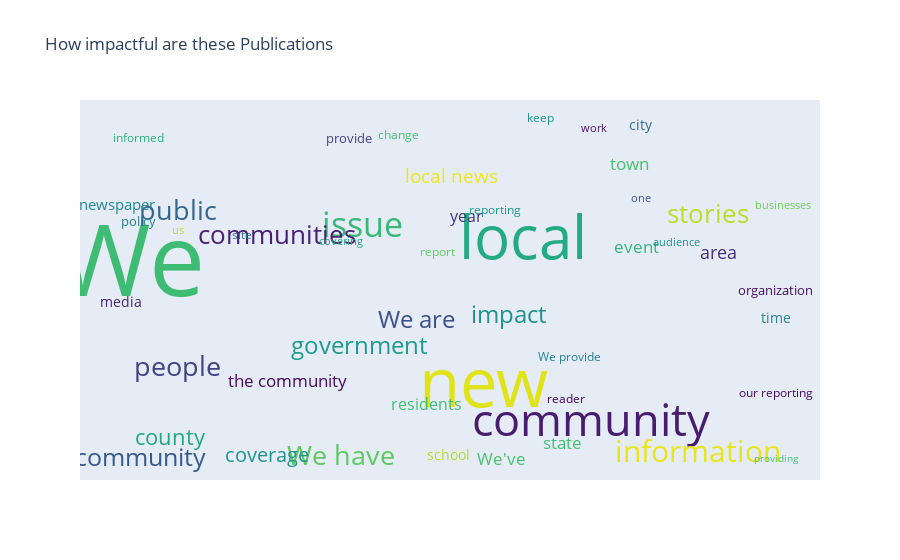

Notebook source saved alongside this figure:
### Code cell
full_text = get_text (df, "real_world_impacts")
fig = plotly_wordcloud (full_text)

fig.update_layout(title = "How impactful are these Publications ")
fig.show()

### Figure 1 — Plotly figure (JSON) as saved in the notebook; plotly's stock layout.template omitted (floating-point values rounded to 4 significant figures)
{"data": [{"hoverinfo": "text", "hovertext": ["We1.0", "new0.6690647482014388", "local0.60431654676259", "community0.45323741007194246", "issue0.3381294964028777", "information0.302158273381295", "people0.2733812949640288", "public0.2733812949640288", "We have0.26618705035971224", "stories0.2589928057553957", "communities0.2589928057553957", "our community0.2517985611510791", "impact0.2446043165467626", "government0.2446043165467626", "We are0.23741007194244604", "county0.22302158273381295", "coverage0.2014388489208633", "local news0.18705035971223022", "area0.17985611510791366", "town0.17266187050359713", "state0.17266187050359713", "We've0.17266187050359713", "the community0.17266187050359713", "event0.16546762589928057", "year0.15827338129496402", "residents0.15827338129496402", "newspaper0.1510791366906475", "city0.14388489208633093", "time0.14388489208633093", "media0.14388489208633093", "school0.14388489208633093", "provide0.12949640287769784", "organization0.12949640287769784", "policy0.12949640287769784", "site0.1223021582733813", "reporting0.1223021582733813", "keep0.1223021582733813", "report0.1223021582733813", "informed0.11510791366906475", "change0.11510791366906475", "reader0.11510791366906475", "We provide0.11510791366906475", "our reporting0.11510791366906475", "covering0.1079136690647482", "work0.1079136690647482", "businesses0.1079136690647482", "one0.1079136690647482", "us0.1079136690647482", "audience0.1079136690647482", "providing0.10071942446043165"], "mode": "text", "text": ["We", "new", "local", "community", "issue", "information", "people", "public", "We have", "stories", "communities", "our community", "impact", "government", "We are", "county", "coverage", "local news", "area", "town", "state", "We've", "the community", "event", "year", "residents", "newspaper", "city", "time", "media", "school", "provide", "organization", "policy", "site", "reporting", "keep", "report", "informed", "change", "reader", "We provide", "our reporting", "covering", "work", "businesses", "one", "us", "audience", "providing"], "textfont": {"color": ["rgb(63, 188, 115)", "rgb(223, 227, 24)", "rgb(37, 171, 130)", "rgb(72, 28, 110)", "rgb(56, 185, 119)", "rgb(234, 229, 26)", "rgb(65, 68, 135)", "rgb(49, 104, 142)", "rgb(94, 201, 98)", "rgb(184, 222, 41)", "rgb(72, 33, 115)", "rgb(55, 90, 140)", "rgb(32, 146, 140)", "rgb(30, 155, 138)", "rgb(60, 80, 139)", "rgb(34, 167, 133)", "rgb(31, 148, 140)", "rgb(239, 229, 28)", "rgb(71, 47, 125)", "rgb(70, 192, 111)", "rgb(68, 191, 112)", "rgb(74, 193, 109)", "rgb(71, 13, 96)", "rgb(50, 182, 122)", "rgb(68, 57, 131)", "rgb(64, 189, 114)", "rgb(36, 135, 142)", "rgb(48, 106, 142)", "rgb(37, 133, 142)", "rgb(72, 38, 119)", "rgb(178, 221, 45)", "rgb(66, 65, 134)", "rgb(71, 16, 99)", "rgb(38, 129, 142)", "rgb(44, 113, 142)", "rgb(31, 150, 139)", "rgb(32, 147, 140)", "rgb(101, 203, 94)", "rgb(44, 177, 126)", "rgb(70, 192, 111)", "rgb(70, 7, 90)", "rgb(38, 130, 142)", "rgb(71, 13, 96)", "rgb(34, 168, 132)", "rgb(71, 19, 101)", "rgb(110, 206, 88)", "rgb(61, 78, 138)", "rgb(181, 222, 43)", "rgb(34, 141, 141)", "rgb(70, 192, 111)"], "size": [100, 66.91, 60.43, 45.32, 33.81, 30.22, 27.34, 27.34, 26.62, 25.9, 25.9, 25.18, 24.46, 24.46, 23.74, 22.3, 20.14, 18.71, 17.99, 17.27, 17.27, 17.27, 17.27, 16.55, 15.83, 15.83, 15.11, 14.39, 14.39, 14.39, 14.39, 12.95, 12.95, 12.95, 12.23, 12.23, 12.23, 12.23, 11.51, 11.51, 11.51, 11.51, 11.51, 10.79, 10.79, 10.79, 10.79, 10.79, 10.79, 10.07]}, "type": "scatter", "x": [5, 104, 115, 134, 70, 164, 18, 18, 64, 167, 46, 1, 111, 69, 85, 16, 43, 95, 170, 145, 126, 109, 49, 147, 99, 88, 1, 148, 186, 2, 94, 66, 186, 7, 36, 107, 120, 91, 7, 80, 127, 128, 186, 64, 135, 188, 148, 18, 158, 186], "y": [208, 79, 237, 41, 253, 9, 101, 270, 5, 266, 244, 3, 158, 124, 152, 25, 6, 308, 225, 321, 20, 2, 87, 232, 265, 61, 278, 364, 155, 173, 7, 349, 185, 260, 246, 273, 372, 227, 350, 353, 68, 113, 74, 239, 361, 278, 285, 251, 238, 4]}], "layout": {"title": {"text": "How impactful are these Publications "}, "xaxis": {"showgrid": false, "showticklabels": false, "zeroline": false}, "yaxis": {"showgrid": false, "showticklabels": false, "zeroline": false}}}
